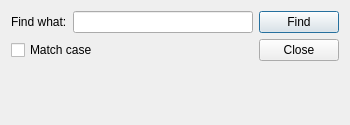
<?xml version="1.0" encoding="UTF-8"?>
<ui version="4.0">
 <class>FindDialog</class>
 <widget class="QDialog" name="FindDialog">
  <property name="geometry">
   <rect>
    <x>0</x>
    <y>0</y>
    <width>350</width>
    <height>125</height>
   </rect>
  </property>
  <property name="sizePolicy">
   <sizepolicy hsizetype="Fixed" vsizetype="Fixed">
    <horstretch>0</horstretch>
    <verstretch>0</verstretch>
   </sizepolicy>
  </property>
  <property name="minimumSize">
   <size>
    <width>350</width>
    <height>125</height>
   </size>
  </property>
  <property name="maximumSize">
   <size>
    <width>350</width>
    <height>125</height>
   </size>
  </property>
  <property name="windowTitle">
   <string>Cerca Testo</string>
  </property>
  <layout class="QGridLayout" name="gridLayout_2">
   <item row="1" column="0">
    <widget class="QCheckBox" name="checkBox">
     <property name="text">
      <string>Match case</string>
     </property>
    </widget>
   </item>
   <item row="0" column="2">
    <widget class="QPushButton" name="button_find">
     <property name="text">
      <string>Find</string>
     </property>
    </widget>
   </item>
   <item row="3" column="0">
    <widget class="QLabel" name="label_non_trovata">
     <property name="text">
      <string/>
     </property>
    </widget>
   </item>
   <item row="0" column="0">
    <layout class="QHBoxLayout" name="horizontalLayout">
     <item>
      <widget class="QLabel" name="label">
       <property name="text">
        <string>Find what:</string>
       </property>
      </widget>
     </item>
     <item>
      <widget class="QLineEdit" name="lineEdit">
       <property name="frame">
        <bool>true</bool>
       </property>
       <property name="alignment">
        <set>Qt::AlignLeading|Qt::AlignLeft|Qt::AlignVCenter</set>
       </property>
       <property name="dragEnabled">
        <bool>true</bool>
       </property>
       <property name="clearButtonEnabled">
        <bool>false</bool>
       </property>
      </widget>
     </item>
    </layout>
   </item>
   <item row="1" column="2">
    <widget class="QPushButton" name="button_close">
     <property name="text">
      <string>Close</string>
     </property>
    </widget>
   </item>
   <item row="2" column="0">
    <spacer name="verticalSpacer">
     <property name="orientation">
      <enum>Qt::Vertical</enum>
     </property>
     <property name="sizeHint" stdset="0">
      <size>
       <width>20</width>
       <height>40</height>
      </size>
     </property>
    </spacer>
   </item>
  </layout>
 </widget>
 <resources/>
 <connections/>
</ui>
